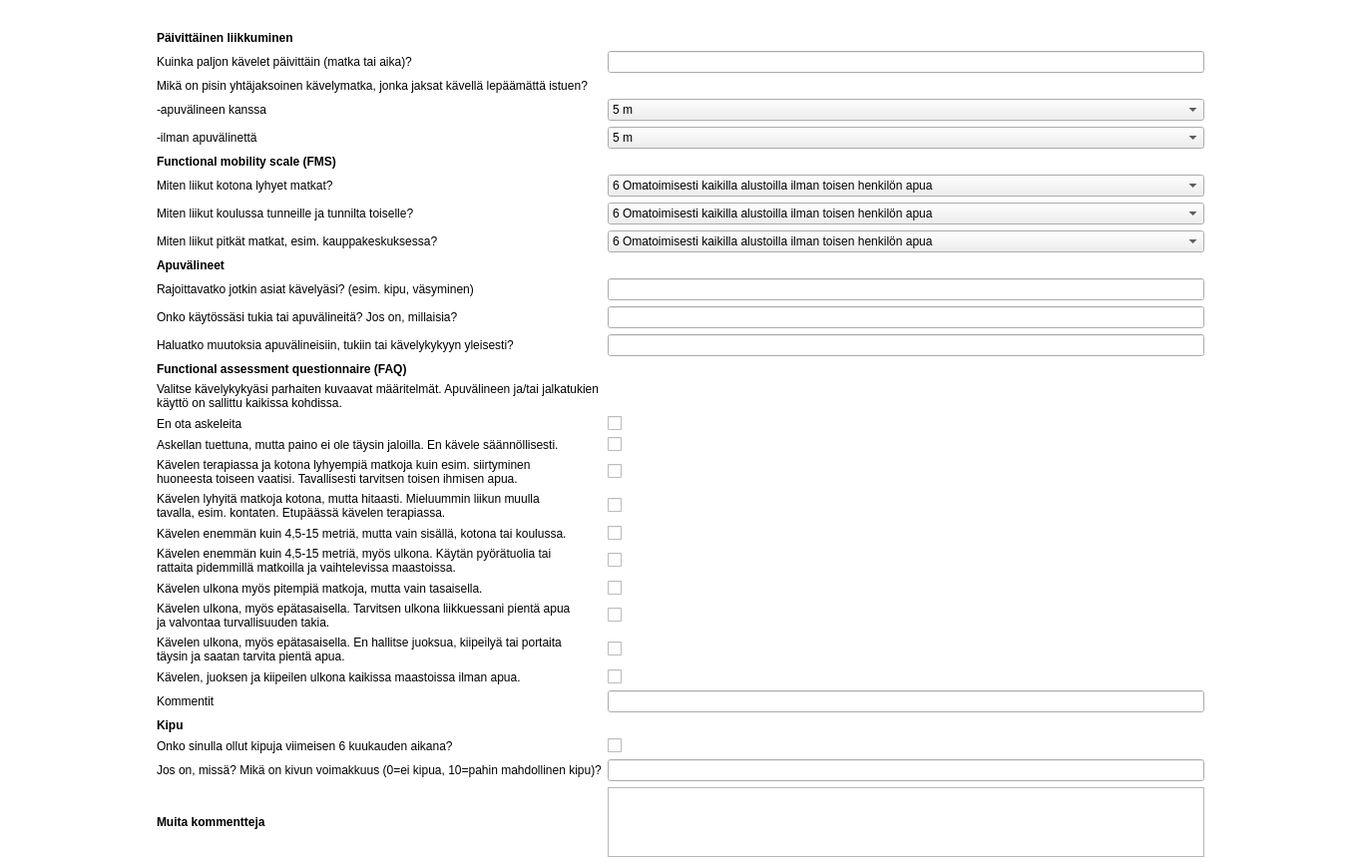
          <widget class="QWidget" name="scrollAreaWidgetContents_2">
           <property name="geometry">
            <rect>
             <x>0</x>
             <y>0</y>
             <width>1363</width>
             <height>823</height>
            </rect>
           </property>
           <property name="palette">
            <palette>
             <active>
              <colorrole role="Base">
               <brush brushstyle="SolidPattern">
                <color alpha="255">
                 <red>255</red>
                 <green>255</green>
                 <blue>255</blue>
                </color>
               </brush>
              </colorrole>
              <colorrole role="Window">
               <brush brushstyle="SolidPattern">
                <color alpha="255">
                 <red>255</red>
                 <green>255</green>
                 <blue>255</blue>
                </color>
               </brush>
              </colorrole>
             </active>
             <inactive>
              <colorrole role="Base">
               <brush brushstyle="SolidPattern">
                <color alpha="255">
                 <red>255</red>
                 <green>255</green>
                 <blue>255</blue>
                </color>
               </brush>
              </colorrole>
              <colorrole role="Window">
               <brush brushstyle="SolidPattern">
                <color alpha="255">
                 <red>255</red>
                 <green>255</green>
                 <blue>255</blue>
                </color>
               </brush>
              </colorrole>
             </inactive>
             <disabled>
              <colorrole role="Base">
               <brush brushstyle="SolidPattern">
                <color alpha="255">
                 <red>255</red>
                 <green>255</green>
                 <blue>255</blue>
                </color>
               </brush>
              </colorrole>
              <colorrole role="Window">
               <brush brushstyle="SolidPattern">
                <color alpha="255">
                 <red>255</red>
                 <green>255</green>
                 <blue>255</blue>
                </color>
               </brush>
              </colorrole>
             </disabled>
            </palette>
           </property>
           <property name="autoFillBackground">
            <bool>true</bool>
           </property>
           <property name="styleSheet">
            <string notr="true">QScrollArea {background-color: #FFFFFF}</string>
           </property>
           <layout class="QHBoxLayout" name="horizontalLayout_3">
            <item>
             <layout class="QGridLayout" name="gridLayout_16">
              <item row="20" column="2">
               <widget class="QCheckBox" name="xbKyselyFAQKavelenJonkinVerranSisalla">
                <property name="text">
                 <string/>
                </property>
               </widget>
              </item>
              <item row="11" column="1">
               <widget class="QLabel" name="label_115">
                <property name="text">
                 <string>Rajoittavatko jotkin asiat kävelyäsi? (esim. kipu, väsyminen)</string>
                </property>
               </widget>
              </item>
              <item row="25" column="2">
               <widget class="QCheckBox" name="xbKyselyFAQKavelenUlkonaKaikissaMaastoissa">
                <property name="text">
                 <string/>
                </property>
               </widget>
              </item>
              <item row="9" column="2">
               <widget class="QComboBox" name="cbFMSPitkatMatkat">
                <item>
                 <property name="text">
                  <string>6 Omatoimisesti kaikilla alustoilla ilman toisen henkilön apua</string>
                 </property>
                </item>
                <item>
                 <property name="text">
                  <string>5 Omatoimisesti tasamaalla, portailla kaiteeseen tukien (jos huonekaluihin, aitoihin yms. tukien, valitse 4)</string>
                 </property>
                </item>
                <item>
                 <property name="text">
                  <string>4 Kävelykepin avulla ilman toisen henkilön apua</string>
                 </property>
                </item>
                <item>
                 <property name="text">
                  <string>3 Kyynärsauvojen avulla ilman toisen henkilön apua</string>
                 </property>
                </item>
                <item>
                 <property name="text">
                  <string>2 Kävelytelineen avulla ilman toisen henkilön apua</string>
                 </property>
                </item>
                <item>
                 <property name="text">
                  <string>1 Pyörätuolilla. Siirtymissä mahdollisesti seison tai muutama askel tuettuna.</string>
                 </property>
                </item>
                <item>
                 <property name="text">
                  <string>C Ryömien</string>
                 </property>
                </item>
                <item>
                 <property name="text">
                  <string>N Ei vastausta</string>
                 </property>
                </item>
               </widget>
              </item>
              <item row="16" column="1">
               <widget class="QLabel" name="label_141">
                <property name="text">
                 <string>En ota askeleita</string>
                </property>
               </widget>
              </item>
              <item row="22" column="2">
               <widget class="QCheckBox" name="xbKyselyFAQKavelenPitempiaMatkojaUlkonaTasaisella">
                <property name="text">
                 <string/>
                </property>
               </widget>
              </item>
              <item row="30" column="1">
               <widget class="QLabel" name="label_47">
                <property name="font">
                 <font>
                  <weight>75</weight>
                  <bold>true</bold>
                 </font>
                </property>
                <property name="text">
                 <string>Muita kommentteja</string>
                </property>
               </widget>
              </item>
              <item row="2" column="0">
               <spacer name="horizontalSpacer_81">
                <property name="orientation">
                 <enum>Qt::Horizontal</enum>
                </property>
                <property name="sizeHint" stdset="0">
                 <size>
                  <width>40</width>
                  <height>20</height>
                 </size>
                </property>
               </spacer>
              </item>
              <item row="10" column="1">
               <widget class="QLabel" name="label_120">
                <property name="font">
                 <font>
                  <weight>75</weight>
                  <bold>true</bold>
                 </font>
                </property>
                <property name="text">
                 <string>Apuvälineet</string>
                </property>
               </widget>
              </item>
              <item row="17" column="2">
               <widget class="QCheckBox" name="xbKyselyFAQAskellanTuettuna">
                <property name="text">
                 <string/>
                </property>
               </widget>
              </item>
              <item row="20" column="1">
               <widget class="QLabel" name="label_128">
                <property name="text">
                 <string>Kävelen enemmän kuin 4,5-15 metriä, mutta vain sisällä, kotona tai koulussa.</string>
                </property>
               </widget>
              </item>
              <item row="29" column="2">
               <widget class="QLineEdit" name="lnKyselyKipuKuvaus"/>
              </item>
              <item row="16" column="2">
               <widget class="QCheckBox" name="xbKyselyFAQEiAskeleita">
                <property name="text">
                 <string/>
                </property>
               </widget>
              </item>
              <item row="5" column="2">
               <widget class="QComboBox" name="cbKyselyPaivittainenYhtajaksMatkaIlmanApuv">
                <item>
                 <property name="text">
                  <string>5 m</string>
                 </property>
                </item>
                <item>
                 <property name="text">
                  <string>50 m</string>
                 </property>
                </item>
                <item>
                 <property name="text">
                  <string>500 m</string>
                 </property>
                </item>
                <item>
                 <property name="text">
                  <string>1-2 km</string>
                 </property>
                </item>
                <item>
                 <property name="text">
                  <string>Yli 3 km</string>
                 </property>
                </item>
               </widget>
              </item>
              <item row="21" column="2">
               <widget class="QCheckBox" name="xbKyselyKavelenJonkinVerranUlkona">
                <property name="text">
                 <string/>
                </property>
               </widget>
              </item>
              <item row="27" column="1">
               <widget class="QLabel" name="label_130">
                <property name="font">
                 <font>
                  <weight>75</weight>
                  <bold>true</bold>
                 </font>
                </property>
                <property name="text">
                 <string>Kipu</string>
                </property>
               </widget>
              </item>
              <item row="13" column="1">
               <widget class="QLabel" name="label_117">
                <property name="text">
                 <string>Haluatko muutoksia apuvälineisiin, tukiin tai kävelykykyyn yleisesti?</string>
                </property>
               </widget>
              </item>
              <item row="8" column="1">
               <widget class="QLabel" name="label_122">
                <property name="text">
                 <string>Miten liikut koulussa tunneille ja tunnilta toiselle?</string>
                </property>
               </widget>
              </item>
              <item row="2" column="2">
               <widget class="QLineEdit" name="lnKyselyPaivittainenMatka"/>
              </item>
              <item row="19" column="2">
               <widget class="QCheckBox" name="xbKyselyFAQKavelenLyhyitaMatkojaKotona">
                <property name="text">
                 <string/>
                </property>
               </widget>
              </item>
              <item row="24" column="2">
               <widget class="QCheckBox" name="xbKyselyFAQKavelenUlkonaEpatasaisellaPientaApua">
                <property name="text">
                 <string/>
                </property>
               </widget>
              </item>
              <item row="22" column="1">
               <widget class="QLabel" name="label_129">
                <property name="text">
                 <string>Kävelen ulkona myös pitempiä matkoja, mutta vain tasaisella.</string>
                </property>
               </widget>
              </item>
              <item row="23" column="2">
               <widget class="QCheckBox" name="xbKyselyFAQKavelenPitempiaMatkojaUlkonaEpatasaisellaApua">
                <property name="text">
                 <string/>
                </property>
               </widget>
              </item>
              <item row="26" column="1">
               <widget class="QLabel" name="label_46">
                <property name="text">
                 <string>Kommentit</string>
                </property>
               </widget>
              </item>
              <item row="4" column="2">
               <widget class="QComboBox" name="cbKyselyPaivittainenYhtajaksMatkaApuv">
                <item>
                 <property name="text">
                  <string>5 m</string>
                 </property>
                </item>
                <item>
                 <property name="text">
                  <string>50 m</string>
                 </property>
                </item>
                <item>
                 <property name="text">
                  <string>500 m</string>
                 </property>
                </item>
                <item>
                 <property name="text">
                  <string>1-2 km</string>
                 </property>
                </item>
                <item>
                 <property name="text">
                  <string>Yli 3 km</string>
                 </property>
                </item>
               </widget>
              </item>
              <item row="4" column="1">
               <widget class="QLabel" name="label_137">
                <property name="text">
                 <string>-apuvälineen kanssa</string>
                </property>
               </widget>
              </item>
              <item row="2" column="1">
               <widget class="QLabel" name="label_139">
                <property name="text">
                 <string>Kuinka paljon kävelet päivittäin (matka tai aika)?</string>
                </property>
               </widget>
              </item>
              <item row="5" column="1">
               <widget class="QLabel" name="label_138">
                <property name="text">
                 <string>-ilman apuvälinettä</string>
                </property>
               </widget>
              </item>
              <item row="1" column="1">
               <widget class="QLabel" name="label_142">
                <property name="font">
                 <font>
                  <weight>75</weight>
                  <bold>true</bold>
                 </font>
                </property>
                <property name="text">
                 <string>Päivittäinen liikkuminen</string>
                </property>
               </widget>
              </item>
              <item row="14" column="1">
               <widget class="QLabel" name="label_116">
                <property name="font">
                 <font>
                  <weight>75</weight>
                  <bold>true</bold>
                 </font>
                </property>
                <property name="text">
                 <string>Functional assessment questionnaire (FAQ)</string>
                </property>
               </widget>
              </item>
              <item row="28" column="2">
               <widget class="QCheckBox" name="xbKyselyKipujaViim6kk">
                <property name="text">
                 <string/>
                </property>
               </widget>
              </item>
              <item row="9" column="1">
               <widget class="QLabel" name="label_127">
                <property name="text">
                 <string>Miten liikut pitkät matkat, esim. kauppakeskuksessa?</string>
                </property>
               </widget>
              </item>
              <item row="24" column="1">
               <widget class="QLabel" name="label_126">
                <property name="text">
                 <string>Kävelen ulkona, myös epätasaisella. En hallitse juoksua, kiipeilyä tai portaita
täysin ja saatan tarvita pientä apua.</string>
                </property>
               </widget>
              </item>
              <item row="25" column="1">
               <widget class="QLabel" name="label_125">
                <property name="text">
                 <string>Kävelen, juoksen ja kiipeilen ulkona kaikissa maastoissa ilman apua.</string>
                </property>
               </widget>
              </item>
              <item row="28" column="1">
               <widget class="QLabel" name="label_131">
                <property name="text">
                 <string>Onko sinulla ollut kipuja viimeisen 6 kuukauden aikana?</string>
                </property>
               </widget>
              </item>
              <item row="26" column="2">
               <widget class="QLineEdit" name="lnKyselyFAQKOmmentit"/>
              </item>
              <item row="6" column="1">
               <widget class="QLabel" name="label_121">
                <property name="font">
                 <font>
                  <weight>75</weight>
                  <bold>true</bold>
                 </font>
                </property>
                <property name="text">
                 <string>Functional mobility scale (FMS)</string>
                </property>
               </widget>
              </item>
              <item row="29" column="1">
               <widget class="QLabel" name="label_118">
                <property name="text">
                 <string>Jos on, missä? Mikä on kivun voimakkuus (0=ei kipua, 10=pahin mahdollinen kipu)?</string>
                </property>
               </widget>
              </item>
              <item row="15" column="1">
               <widget class="QLabel" name="label_119">
                <property name="text">
                 <string>Valitse kävelykykyäsi parhaiten kuvaavat määritelmät. Apuvälineen ja/tai jalkatukien
käyttö on sallittu kaikissa kohdissa.</string>
                </property>
               </widget>
              </item>
              <item row="7" column="2">
               <widget class="QComboBox" name="cbFMSLyhyetMatkat">
                <item>
                 <property name="text">
                  <string>6 Omatoimisesti kaikilla alustoilla ilman toisen henkilön apua</string>
                 </property>
                </item>
                <item>
                 <property name="text">
                  <string>5 Omatoimisesti tasamaalla, portailla kaiteeseen tukien (jos huonekaluihin yms. tukien, valitse 4)</string>
                 </property>
                </item>
                <item>
                 <property name="text">
                  <string>4 Kävelykepin avulla ilman toisen henkilön apua</string>
                 </property>
                </item>
                <item>
                 <property name="text">
                  <string>3 Kyynärsauvojen avulla ilman toisen henkilön apua</string>
                 </property>
                </item>
                <item>
                 <property name="text">
                  <string>2 Kävelytelineen avulla ilman toisen henkilön apua</string>
                 </property>
                </item>
                <item>
                 <property name="text">
                  <string>1 Pyörätuolilla. Siirtymissä mahdollisesti seison tai muutama askel tuettuna.</string>
                 </property>
                </item>
                <item>
                 <property name="text">
                  <string>C Ryömien</string>
                 </property>
                </item>
                <item>
                 <property name="text">
                  <string>N Ei vastausta</string>
                 </property>
                </item>
               </widget>
              </item>
              <item row="21" column="1">
               <widget class="QLabel" name="label_136">
                <property name="text">
                 <string>Kävelen enemmän kuin 4,5-15 metriä, myös ulkona. Käytän pyörätuolia tai
rattaita pidemmillä matkoilla ja vaihtelevissa maastoissa.</string>
                </property>
               </widget>
              </item>
              <item row="11" column="2">
               <widget class="QLineEdit" name="lnKyselyApuvRajoittavat"/>
              </item>
              <item row="17" column="1">
               <widget class="QLabel" name="label_135">
                <property name="text">
                 <string>Askellan tuettuna, mutta paino ei ole täysin jaloilla. En kävele säännöllisesti.</string>
                </property>
               </widget>
              </item>
              <item row="3" column="1">
               <widget class="QLabel" name="label_134">
                <property name="text">
                 <string>Mikä on pisin yhtäjaksoinen kävelymatka, jonka jaksat kävellä lepäämättä istuen?</string>
                </property>
               </widget>
              </item>
              <item row="23" column="1">
               <widget class="QLabel" name="label_133">
                <property name="text">
                 <string>Kävelen ulkona, myös epätasaisella. Tarvitsen ulkona liikkuessani pientä apua
ja valvontaa turvallisuuden takia.</string>
                </property>
               </widget>
              </item>
              <item row="8" column="2">
               <widget class="QComboBox" name="cbFMSKoulussa">
                <item>
                 <property name="text">
                  <string>6 Omatoimisesti kaikilla alustoilla ilman toisen henkilön apua</string>
                 </property>
                </item>
                <item>
                 <property name="text">
                  <string>5 Omatoimisesti tasamaalla, portailla kaiteeseen tukien (jos huonekaluihin, aitoihin yms. tukien, valitse 4)</string>
                 </property>
                </item>
                <item>
                 <property name="text">
                  <string>4 Kävelykepin avulla ilman toisen henkilön apua</string>
                 </property>
                </item>
                <item>
                 <property name="text">
                  <string>3 Kyynärsauvojen avulla ilman toisen henkilön apua</string>
                 </property>
                </item>
                <item>
                 <property name="text">
                  <string>2 Kävelytelineen avulla ilman toisen henkilön apua</string>
                 </property>
                </item>
                <item>
                 <property name="text">
                  <string>1 Pyörätuolilla. Siirtymissä mahdollisesti seison tai muutama askel tuettuna.</string>
                 </property>
                </item>
                <item>
                 <property name="text">
                  <string>C Ryömien</string>
                 </property>
                </item>
                <item>
                 <property name="text">
                  <string>N Ei vastausta</string>
                 </property>
                </item>
               </widget>
              </item>
              <item row="12" column="2">
               <widget class="QLineEdit" name="lnKyselyApuvKaytossa"/>
              </item>
              <item row="7" column="1">
               <widget class="QLabel" name="label_124">
                <property name="text">
                 <string>Miten liikut kotona lyhyet matkat?</string>
                </property>
               </widget>
              </item>
              <item row="19" column="1">
               <widget class="QLabel" name="label_123">
                <property name="text">
                 <string>Kävelen lyhyitä matkoja kotona, mutta hitaasti. Mieluummin liikun muulla
tavalla, esim. kontaten. Etupäässä kävelen terapiassa.</string>
                </property>
               </widget>
              </item>
              <item row="18" column="1">
               <widget class="QLabel" name="label_140">
                <property name="text">
                 <string>Kävelen terapiassa ja kotona lyhyempiä matkoja kuin esim. siirtyminen
huoneesta toiseen vaatisi. Tavallisesti tarvitsen toisen ihmisen apua.</string>
                </property>
               </widget>
              </item>
              <item row="18" column="2">
               <widget class="QCheckBox" name="xbKyselyFAQKavelenTerapiassa">
                <property name="text">
                 <string/>
                </property>
               </widget>
              </item>
              <item row="12" column="1">
               <widget class="QLabel" name="label_132">
                <property name="text">
                 <string>Onko käytössäsi tukia tai apuvälineitä? Jos on, millaisia?</string>
                </property>
               </widget>
              </item>
              <item row="13" column="2">
               <widget class="QLineEdit" name="lnKyselyApuvMuutokset"/>
              </item>
              <item row="0" column="1">
               <spacer name="verticalSpacer_11">
                <property name="orientation">
                 <enum>Qt::Vertical</enum>
                </property>
                <property name="sizeType">
                 <enum>QSizePolicy::Fixed</enum>
                </property>
                <property name="sizeHint" stdset="0">
                 <size>
                  <width>20</width>
                  <height>20</height>
                 </size>
                </property>
               </spacer>
              </item>
              <item row="2" column="3">
               <spacer name="horizontalSpacer_153">
                <property name="orientation">
                 <enum>Qt::Horizontal</enum>
                </property>
                <property name="sizeHint" stdset="0">
                 <size>
                  <width>40</width>
                  <height>20</height>
                 </size>
                </property>
               </spacer>
              </item>
              <item row="30" column="2">
               <widget class="QTextEdit" name="cmtKysely"/>
              </item>
             </layout>
            </item>
           </layout>
          </widget>
